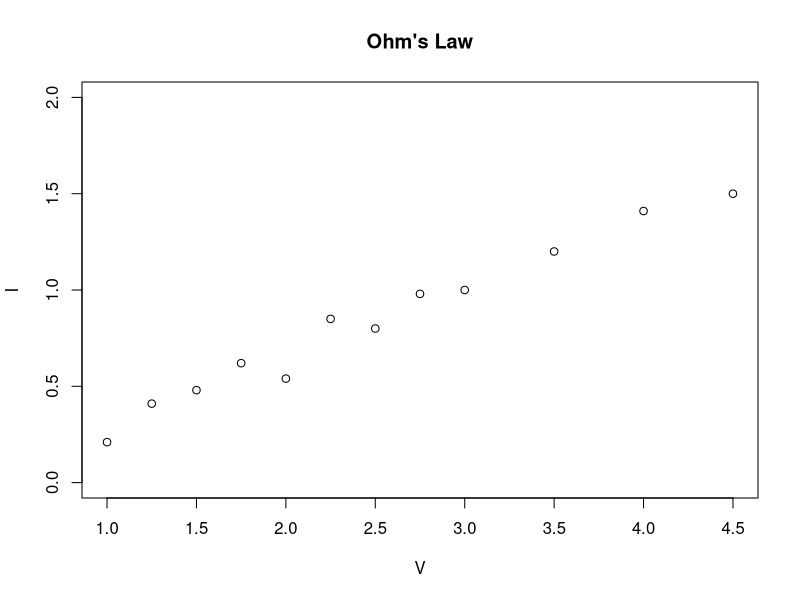

Reproduce this figure in R.
dataohm <- read.csv(file="ohmns.csv",head=T,sep=",") # Separate by comma.  
# print(dataohm)
# This is a comment!  
x <- dataohm$V # Select the V column from the ohms.csv file as ""x".  
y <- dataohm$I # Select the I column from the ohms.csv file as ""y". 
# print(x)
# print(y)
# jpeg(filename = "ohmns.jpeg", width = 480, height = 480, units = "px", 
#      pointsize = 12)
reg1 <- lm(data = dataohm)
plot(data=dataohm, I ~ V, xlab = "V", ylab = "I", main = "Ohm's Law",
     ylim = c(0,2))
abline(reg1)
sumreg1 <- summary(reg1)
print(sumreg1)
# dev.off() #I am done!  
# plot(x, y)
